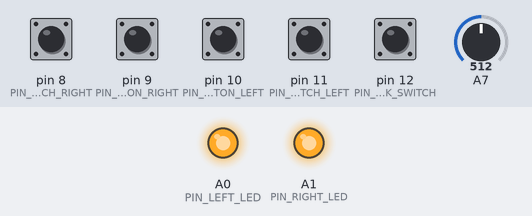
A sketch run on a simulated Arduino Nano, built with avr-gcc and run on an emulated ATmega328P. On the bench: output pins drawn as LEDs (lit = HIGH). Dashed ring = blinking. The test bench sets the inputs (shaded band); at power-on: pin 8 (PIN_ROCKER_SWITCH_RIGHT), pin 9 (PIN_PUSH_BUTTON_RIGHT), pin 10 (PIN_PUSH_BUTTON_LEFT), pin 11 (PIN_ROCKER_SWITCH_LEFT), pin 12 (PIN_BREAK_SWITCH) HIGH, A7 = 512. What the sketch prints to the serial monitor is not drawn.

Above: at 2.1 s.
2.2 s: pin 8 (PIN_ROCKER_SWITCH_RIGHT) pulled LOW for 1 s
At 2.36 s:
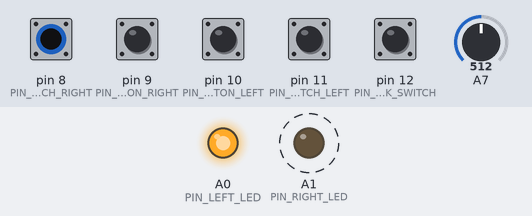
4.7 s: pin 11 (PIN_ROCKER_SWITCH_LEFT) pulled LOW for 0.15 s
At 4.77 s:
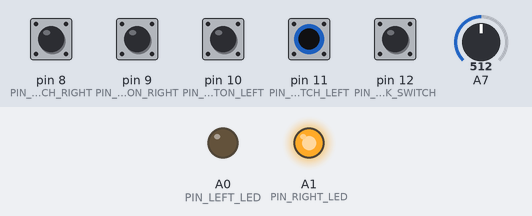
6.3 s: pin 10 (PIN_PUSH_BUTTON_LEFT) pulled LOW for 0.15 s
At 6.6 s:
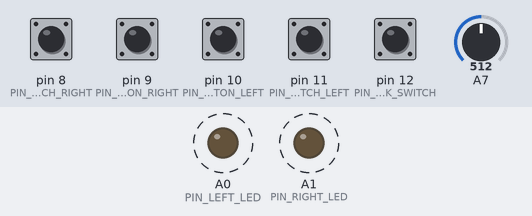
9.4 s: pin 10 (PIN_PUSH_BUTTON_LEFT) pulled LOW for 1 s
At 11.3 s:
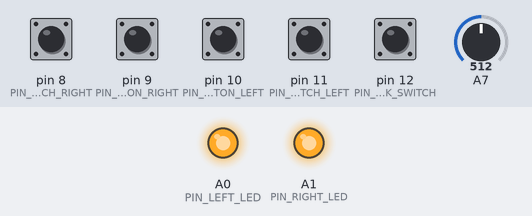
Timing chart, 0 to 12.8 s (numbered marks = the images above; inputs shaded):
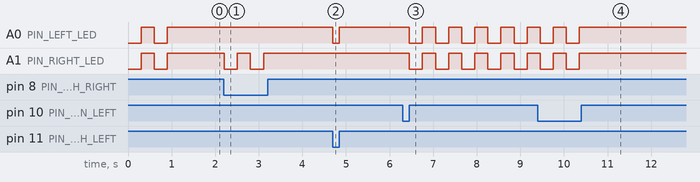

Measured:
- after the input at 2.2 s, A1 (PIN_RIGHT_LED): alternates HIGH for 0.30 s and LOW for 0.30 s, 4 changes in all, then stays HIGH, starting at once
- after the input at 4.7 s, A0 (PIN_LEFT_LED): HIGH → LOW at once, → HIGH 0.15 s later
- after the input at 6.3 s, A0 (PIN_LEFT_LED), A1 (PIN_RIGHT_LED): alternates HIGH for 0.30 s and LOW for 0.30 s, starting after 0.16 s
- after the input at 9.4 s, A0 (PIN_LEFT_LED), A1 (PIN_RIGHT_LED): goes on until 10.4 s, then stays HIGH

The sketch:

FRONT.ino
```cpp
#include <SoftwareSerial.h>
#include <MsTimer2.h>
SoftwareSerial mySerial(2, 3);

#define BLINK_INTERVAL 300

// ---- PACKET INFO ---- //
#define START_PCK 0xFF
#define END_PCK 0xFE

#define PIN_LEFT_LED A0
#define PIN_RIGHT_LED A1
#define PIN_ROCKER_SWITCH_RIGHT 8
#define PIN_ROCKER_SWITCH_LEFT 11
#define PIN_PUSH_BUTTON_RIGHT 9
#define PIN_PUSH_BUTTON_LEFT 10
#define PIN_BREAK_SWITCH 12

uint8_t break_status = 0;
uint8_t rocker_switch_right = 0;
uint8_t rocker_switch_left = 0;
uint8_t push_button_right = 0;
uint8_t push_button_left = 0;
uint8_t pre_push_button_left = 0;
uint8_t emer_button = 0;


uint8_t break_on=0, right_on=0, left_on=0;
uint8_t rx_count = 0;
uint8_t speedHigh = 0;
uint8_t speedLow = 0;
uint8_t speedCheckSum = 0;
uint16_t mySpeed = 0;

uint8_t now_led_status = 0;
uint8_t led_status = 0;

void back_packet_write(){
  if(rx_count==0){
      uint8_t back_packet[] = {START_PCK, break_status, left_on, right_on, 0x00, END_PCK};
      back_packet[4] = back_packet[1]+back_packet[2]+back_packet[3];
      for(int i=0; i<6; i++){
        mySerial.write(back_packet[i]);
        //Serial.println(back_packet[i],HEX);
      }
  }

}

void packet_read(){
  uint8_t now_packet = 0;
  if(mySerial.available()){
    now_packet = mySerial.read();
    //Serial.println(now_packet,HEX);
    if(now_packet == START_PCK) rx_count = 1;
    else{
      switch(rx_count){
        case 2:
          speedHigh = now_packet;
          break;
        case 3:
          speedLow = now_packet;
          break;
        case 4:
          speedCheckSum = now_packet;
          break;
        case 5:
          if(now_packet==0xFE){
            if(speedCheckSum == speedHigh+speedLow){
              uint16_t tmpMySpeed = ((uint16_t)speedHigh<<8) + (uint16_t)speedLow;
              if(tmpMySpeed<4000) mySpeed = tmpMySpeed;
              rx_count=0;
            }
          }
          break;
        default: break;
      }
    }

    if(rx_count>0) rx_count++;
  }
}

void blinking(){
  if(left_on==1 && right_on==0){
    digitalWrite(PIN_RIGHT_LED,HIGH);
    digitalWrite(PIN_LEFT_LED,led_status);
    led_status = !led_status;
  }
  else if(left_on==0 && right_on==1){
    digitalWrite(PIN_RIGHT_LED,led_status);
    digitalWrite(PIN_LEFT_LED,HIGH);
    led_status = !led_status;
  }
  else if(left_on==1 && right_on==1){
    digitalWrite(PIN_RIGHT_LED,led_status);
    digitalWrite(PIN_LEFT_LED,led_status);
    led_status = !led_status;
  }
  else{
    digitalWrite(PIN_RIGHT_LED,HIGH);
    digitalWrite(PIN_LEFT_LED,HIGH);
  }
}

void blink_start(){
  MsTimer2::stop();
  led_status = 1;
  if(left_on==1 && right_on==0){
    digitalWrite(PIN_RIGHT_LED,HIGH);
    digitalWrite(PIN_LEFT_LED,LOW);
  }
  else if(left_on==0 && right_on==1){
    digitalWrite(PIN_RIGHT_LED,LOW);
    digitalWrite(PIN_LEFT_LED,HIGH);
  }
  else if(left_on==1 && right_on==1){
    digitalWrite(PIN_RIGHT_LED,LOW);
    digitalWrite(PIN_LEFT_LED,LOW);
  }
  else{
    digitalWrite(PIN_RIGHT_LED,HIGH);
    digitalWrite(PIN_LEFT_LED,HIGH);
  }
  MsTimer2::start();
}

void get_switch(){
  break_status = digitalRead(PIN_BREAK_SWITCH);
  rocker_switch_left = !digitalRead(PIN_ROCKER_SWITCH_LEFT);
  rocker_switch_right = !digitalRead(PIN_ROCKER_SWITCH_RIGHT);
  push_button_left = !digitalRead(PIN_PUSH_BUTTON_LEFT);
  push_button_right = !digitalRead(PIN_PUSH_BUTTON_RIGHT);

  if(pre_push_button_left==1 && push_button_left==0) emer_button = !emer_button;

  if(emer_button==1){
    if(now_led_status!=1){
      right_on=1;
      left_on=1;
      now_led_status=1;
      blink_start();
    }
  }
  else if(rocker_switch_left==1){
    if(now_led_status!=2){
      right_on=0;
      left_on=1;
      now_led_status=2;
      blink_start();
    }
  }
  else if(rocker_switch_right==1){
    if(now_led_status!=3){
      right_on=1;
      left_on=0;
      now_led_status=3;
      blink_start();
    }
  }
  else{
    if(now_led_status!=4){
      right_on=0;
      left_on=0;
      now_led_status=4;
      blink_start();
    }
  }


  pre_push_button_left = push_button_left;
  //Serial.print(break_status);
  //Serial.print(rocker_switch_left);
  //Serial.print(rocker_switch_right);
  //Serial.print(push_button_left);
  //Serial.println(push_button_right);
}

void setup() {
  pinMode(PIN_LEFT_LED,OUTPUT);
  pinMode(PIN_RIGHT_LED,OUTPUT);

  pinMode(PIN_ROCKER_SWITCH_RIGHT,INPUT_PULLUP);
  pinMode(PIN_ROCKER_SWITCH_LEFT,INPUT_PULLUP);
  pinMode(PIN_PUSH_BUTTON_RIGHT,INPUT_PULLUP);
  pinMode(PIN_PUSH_BUTTON_LEFT,INPUT_PULLUP);
  pinMode(PIN_BREAK_SWITCH,INPUT_PULLUP);

  mySerial.begin(115200);
  Serial.begin(115200);
  MsTimer2::set(BLINK_INTERVAL, blinking);

  digitalWrite(PIN_LEFT_LED,LOW);
  digitalWrite(PIN_RIGHT_LED,LOW);
  delay(300);
  digitalWrite(PIN_LEFT_LED,HIGH);
  digitalWrite(PIN_RIGHT_LED,HIGH);
  delay(300);
  digitalWrite(PIN_LEFT_LED,LOW);
  digitalWrite(PIN_RIGHT_LED,LOW);
  delay(300);
  digitalWrite(PIN_LEFT_LED,HIGH);
  digitalWrite(PIN_RIGHT_LED,HIGH);
}

void(*resetFunc) (void)=0;

void loop() {
  get_switch();
  packet_read();
  back_packet_write();
  Serial.print((float)mySpeed/100);
  Serial.print(",");
  uint16_t registerValue = analogRead(A7);
  registerValue = registerValue-124; //Black = 124 White = 317
  registerValue = map(registerValue, 0, 1024, 0, 300);
  Serial.print(registerValue);
  Serial.print(",");
  Serial.println(push_button_left);
  delay(10);
}
```
